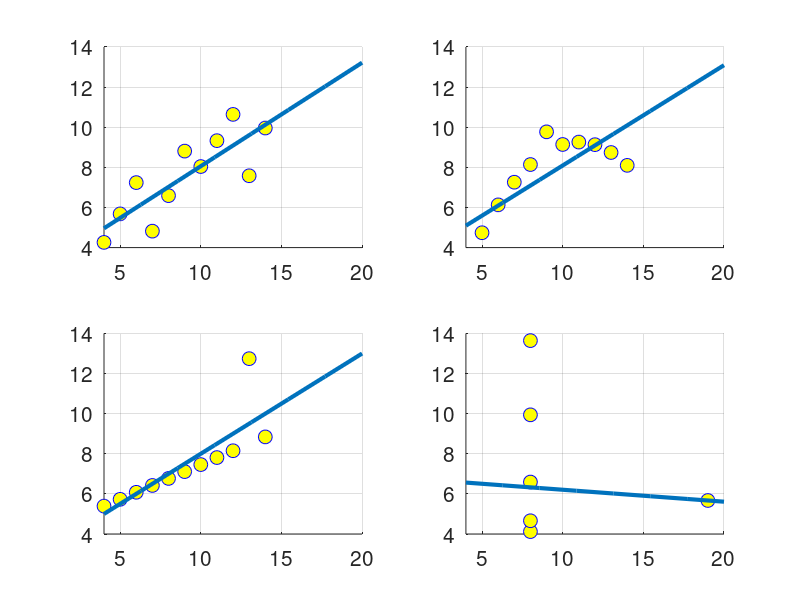

The MATLAB script that drew this image:
close all;
  
nodes=[10.00 8.00 13.00 9.00 11.00 14.00 6.00 4.00 12.00 7.00 5.00];
values=[8.04 6.59 7.58 8.81 9.33 9.96 7.24 4.26 10.64 4.82 5.68];
subplot(2,2,1); hold on; grid on; xlim([4, 20]);ylim([4 14]);
plot(nodes, values, 'ob', 'MarkerFaceColor','y','MarkerSize',10);
coefs_lsq=polyfit(nodes, values, 1);
poly_lsq=@(x) polyval(coefs_lsq,x);
fplot(poly_lsq, [4,20], 'LineWidth', 3);
legend('off');
error1=norm(values-poly_lsq(nodes));
set(gca, 'fontsize', 15); legend('off');



nodes=[10.00 8.00 13.00 9.00 11.00 14.00 6.00 4.00 12.00 7.00 5.00];
values=[9.14 8.14 8.74 9.77 9.26 8.10 6.13 3.10 9.13 7.26 4.74];
subplot(2,2,2); hold on; grid on; xlim([4, 20]);ylim([4 14]);
plot(nodes, values, 'ob', 'MarkerFaceColor','y','MarkerSize',10);
coefs_lsq=polyfit(nodes, values, 1); % daca aici era 2 trecea prin toate punctele
poly_lsq=@(x) polyval(coefs_lsq,x);
fplot(poly_lsq, [4,20], 'LineWidth', 3);
legend('off');
error2=norm(values-poly_lsq(nodes));
set(gca, 'fontsize', 15); legend('off');



nodes=[10.00 8.00 13.00 9.00 11.00 14.00 6.00 4.00 12.00 7.00 5.00];
values=[7.46 6.77 12.74 7.11 7.81 8.84 6.08 5.39 8.15 6.42 5.73];
subplot(2,2,3); hold on; grid on; xlim([4, 20]);ylim([4 14]);
plot(nodes, values, 'ob', 'MarkerFaceColor','y','MarkerSize',10);
coefs_lsq=polyfit(nodes, values, 1);
poly_lsq=@(x) polyval(coefs_lsq,x);
fplot(poly_lsq, [4,20], 'LineWidth', 3);
legend('off');
error3=norm(values-poly_lsq(nodes));
set(gca, 'fontsize', 15); legend('off');



nodes=[8.00 8.00 8.00 8.00 8.00 8.00 8.00 8.00 8.00 8.00 19.00];
values=[4.12 6.59 2.01 1.90 2.33 9.94 3.24 4.66 13.64 14.82 5.67];
subplot(2,2,4); hold on; grid on; xlim([4, 20]);ylim([4 14]);
plot(nodes, values, 'ob', 'MarkerFaceColor','y','MarkerSize',10);
coefs_lsq=polyfit(nodes, values, 1);
poly_lsq=@(x) polyval(coefs_lsq,x);
fplot(poly_lsq, [4,20], 'LineWidth', 3);
legend('off');
error4=norm(values-poly_lsq(nodes));
set(gca, 'fontsize', 15); legend('off');